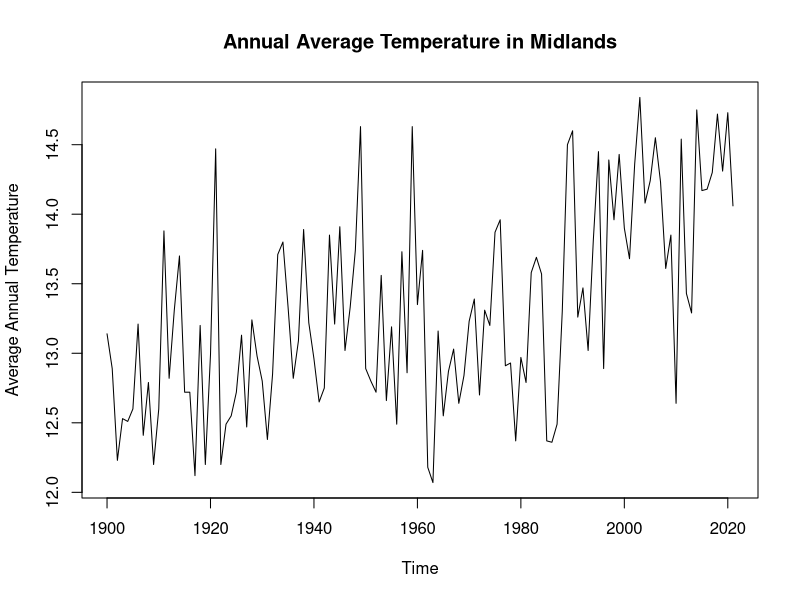
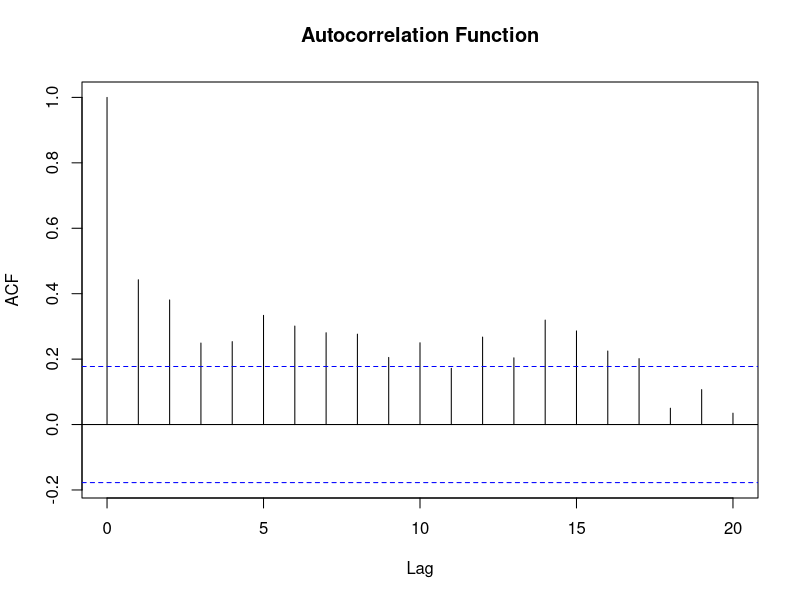
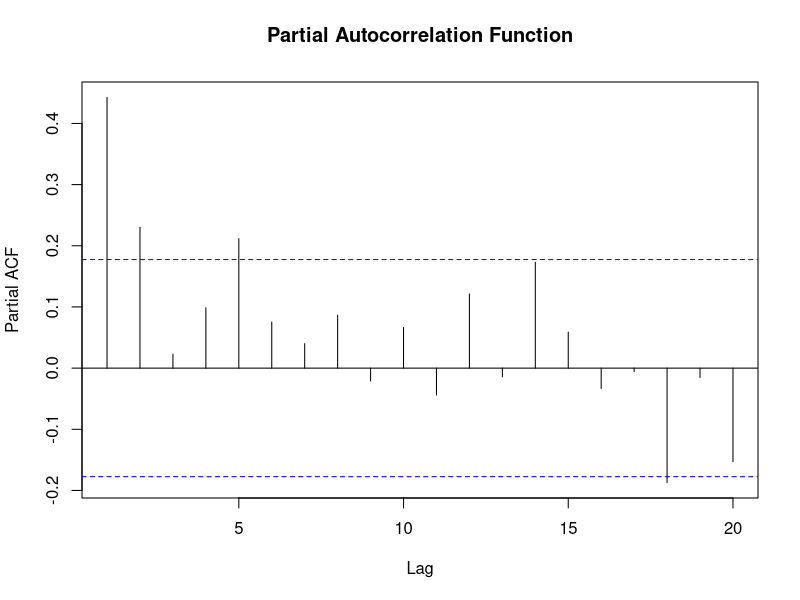
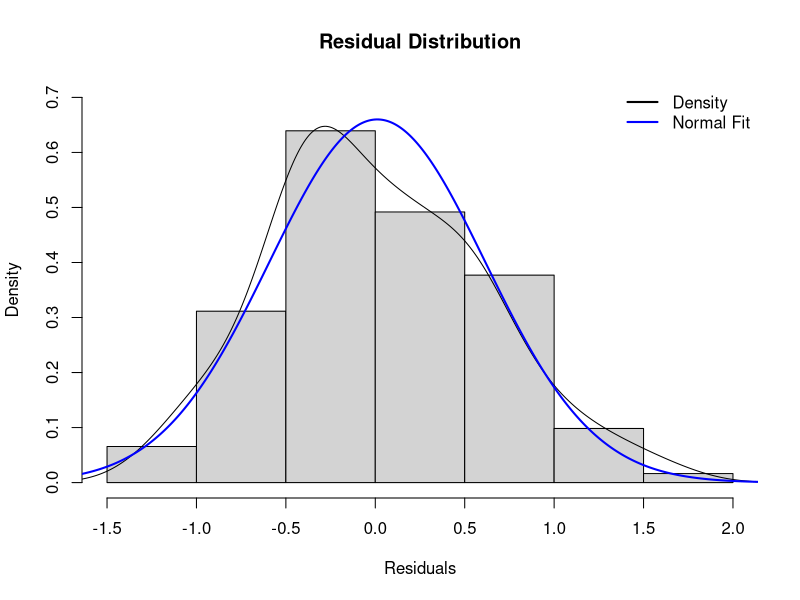
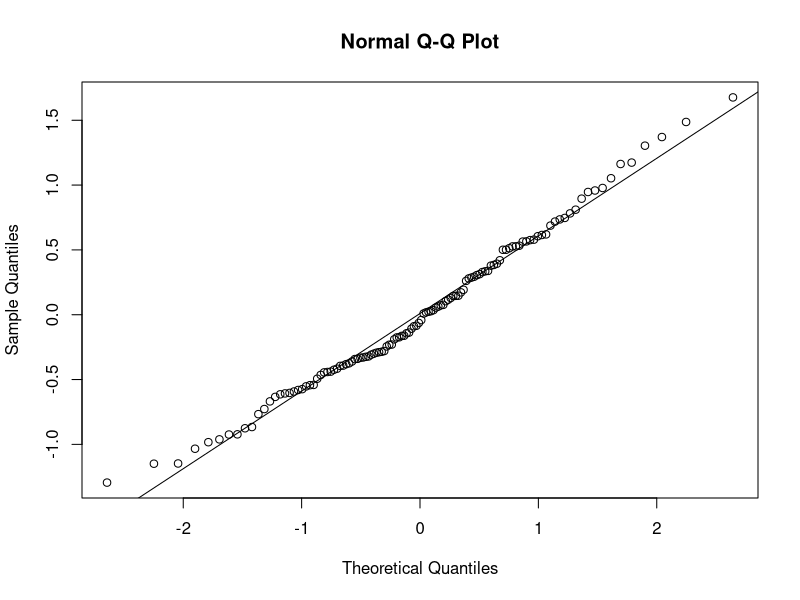
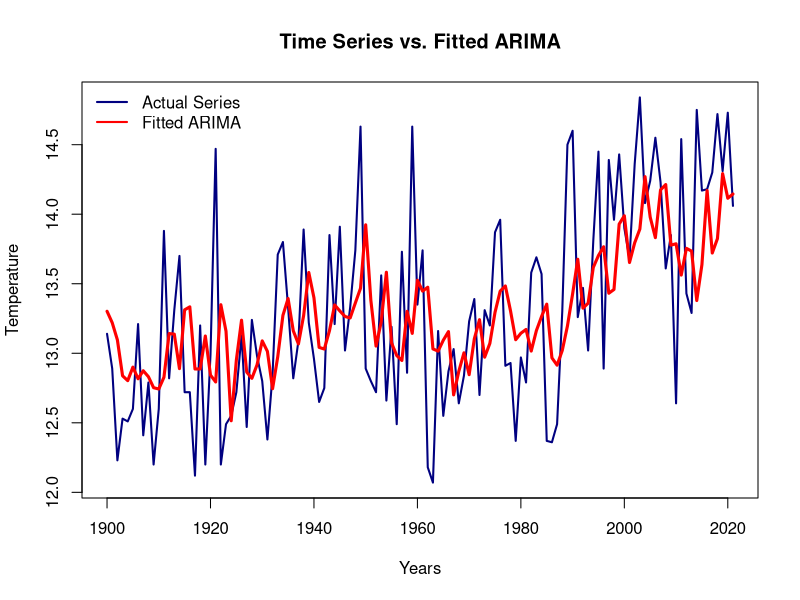

Reproduce these figures in R, in order.
# Required package loading
library(forecast)
library(tseries)
library(Metrics)

# Data loading and conversion
temperature_data <- read.csv('cet_temp.csv')

# Converting dataframe column to a time series object
temperature_series <- ts(temperature_data$avg_annual_temp_C, start=1900, frequency=1)

# Time Series Visualization
# (1) Plotting the time series
plot(temperature_series, ylab='Average Annual Temperature', main="Annual Average Temperature in Midlands")

# (2) Autocorrelation function
acf(temperature_series, main='Autocorrelation Function')

# (3) Partial autocorrelation function
pacf(temperature_series, main='Partial Autocorrelation Function')

# Stationarity Tests
# (1) Philips-Perron Test
PP.test(temperature_series)

# (2) Augmented Dickey-Fuller test
adf.test(temperature_series)

# Model Estimation using ARIMA
for(order in 3:7){
  model_ar <- arima(temperature_series, order=c(order,0,0))
  print(sprintf('AR(%d) AIC: %.2f', order, model_ar$aic))
}

# Choosing AR(5) based on AIC
best_model <- arima(temperature_series, order=c(5,0,0))
summary(best_model)

# Analysis of model residuals
# (1) Mean of residuals
mean_res <- mean(best_model$residuals, na.rm=TRUE)
print(sprintf('Mean of residuals: %.4f', mean_res))

# (2) Residuals distribution
hist(best_model$residuals, freq=FALSE, ylim=c(0, 0.7), xlab='Residuals', main='Residual Distribution')
res_density <- density(best_model$residuals, na.rm=TRUE)
lines(res_density)
normal_curve <- dnorm(res_density$x, mean=mean_res, sd=sd(best_model$residuals, na.rm=TRUE))
lines(res_density$x, normal_curve, col='blue', lwd=2)
legend('topright', legend=c('Density', 'Normal Fit'), col=c('black', 'blue'), lwd=2, bty='n')

# (3) Quantile-Quantile plot
qqnorm(best_model$residuals)
qqline(best_model$residuals)

# Model accuracy assessment
# (1) Error metrics
mape_value <- mape(as.numeric(temperature_series), fitted(best_model))
rmse_value <- rmse(as.numeric(temperature_series), fitted(best_model))
print(sprintf('MAPE: %.2f%%', mape_value * 100))
print(sprintf('RMSE: %.2f', rmse_value))

# (2) Overlay of Actual and Fitted Time Series
ts.plot(temperature_series, col='navy', lwd=2, main='Time Series vs. Fitted ARIMA', ylab='Temperature', xlab='Years')
lines(fitted(best_model), col='red', lwd=3)
legend('topleft', legend=c('Actual Series', 'Fitted ARIMA'), col=c('navy', 'red'), lwd=2, bty='n')
